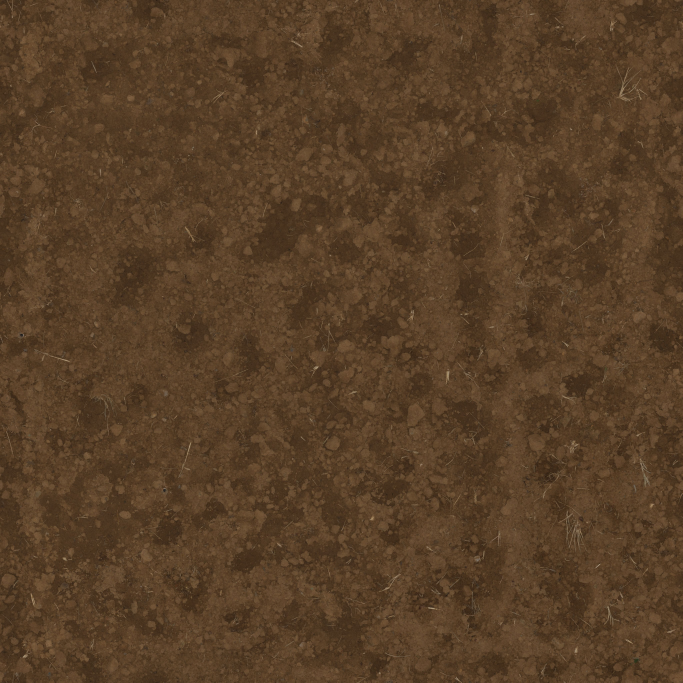
#> input picture source-assets/oimo-horihori/soil-original.jpg, 2048 x 2048 px (shown at 1/3 size)
$ python prepare-soil.py
#> lines starting #> are read from the running program, lines starting #| are printed output that depends on the picture
"""Pillowで調整済み原本から配信用の土を作る。原本は変更しない。"""
from pathlib import Path
import hashlib
import json
import math
from PIL import Image, ImageChops, ImageDraw, ImageEnhance, ImageFilter

source_dir = Path(__file__).resolve().parent
output_dir = source_dir.parent.parent / 'src/oimo-horihori/assets'
original = source_dir / 'soil-original.jpg'
image = Image.open(original).convert('RGB').resize((1024, 1024), Image.Resampling.LANCZOS)
# 両端を同じ値に寄せ、繰り返し境界の明暗差だけを抑える。
pixels = image.load()
for axis in (0, 1):
    for position in range(1024):
        for offset in range(48):
            a = (offset, position) if axis == 0 else (position, offset)
            b = (1023-offset, position) if axis == 0 else (position, 1023-offset)
            left, right = pixels[a], pixels[b]
            weight = (1-offset/48)**2 * 0.5
            pixels[a] = tuple(round(l*(1-weight)+r*weight) for l,r in zip(left,right))
            pixels[b] = tuple(round(r*(1-weight)+l*weight) for l,r in zip(left,right))
surface = ImageEnhance.Contrast(image).enhance(0.85)
surface = ImageEnhance.Brightness(surface).enhance(1.65)
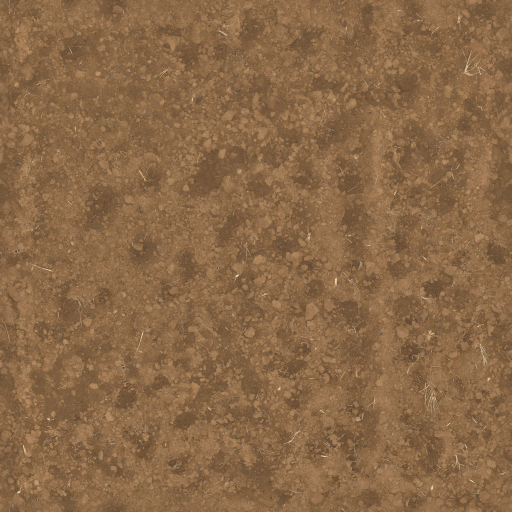
#> surface: PIL image 1024x1024 RGB (shown at 1/2 size); mean R, G, B 138.4, 104.3, 71.2
surface = Image.blend(surface, Image.new('RGB', surface.size, '#c18b50'), 0.12)
surface.save(output_dir / 'soil-surface.webp', quality=82, method=6)
depth = ImageEnhance.Contrast(image).enhance(0.65)
depth = ImageEnhance.Brightness(depth).enhance(0.9)
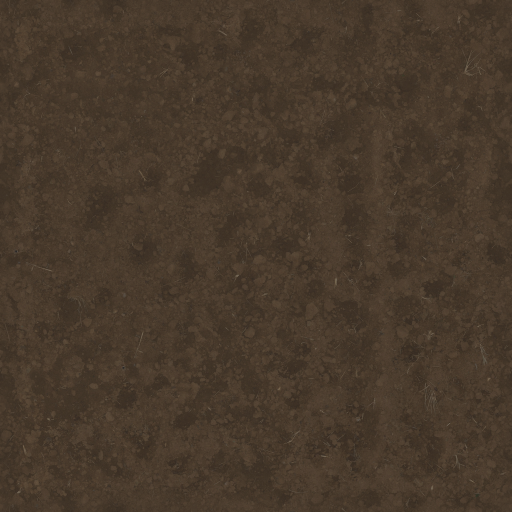
#> depth: PIL image 1024x1024 RGB (shown at 1/2 size); mean R, G, B 71.8, 57.5, 43.7
depth = Image.blend(depth, Image.new('RGB', depth.size, '#815438'), 0.25)
depth.save(output_dir / 'soil-depth.webp', quality=78, method=6)
# 異なる位置を切り出して不規則な輪郭と陰影を付ける。各セルは透過の余白を含む。
sheet = Image.new('RGBA', (384, 96))
#> sheet: PIL image 384x96 RGBA; every value is 0
for i, (x,y) in enumerate(((90,120), (610,240), (350,700), (780,800))):
    crop = surface.crop((x,y,x+96,y+96)).convert('RGBA')
    mask = Image.new('L', (96,96))
    points = []
    for n in range(14):
        angle = n*math.tau/14
        radius = 31 + 6*math.sin(n*2.7+i*1.9)
        points.append((48+radius*math.cos(angle), 48+radius*0.8*math.sin(angle)))
    ImageDraw.Draw(mask).polygon(points, fill=255)
    mask = mask.filter(ImageFilter.GaussianBlur(0.65))
    light = Image.new('RGB', (96,96))
    draw = ImageDraw.Draw(light)
    for row in range(96):
        value = round(255-row*0.95)
        draw.line((0,row,96,row), fill=(value,value,value))
    crop = ImageChops.multiply(crop, light.convert('RGBA'))
    crop.putalpha(mask)
    sheet.paste(crop, (96*i,0))
#> this loop made 4 passes
#> pass 1, `crop = surface.crop((x,y,x+96,y+96)).convert('RGBA')`:
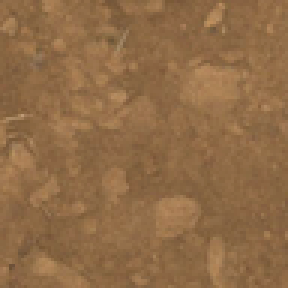
#> crop: PIL image 96x96 RGBA (shown 3 times larger); mean R, G, B, A 144.3, 107.7, 71.1, 255
#> after the loop:
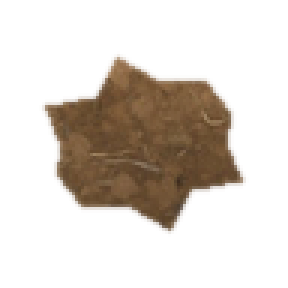
#> crop: PIL image 96x96 RGBA (shown 3 times larger); mean R, G, B, A 116.9, 87.4, 57.8, 64.5; transparent parts drawn white
#> after the loop:
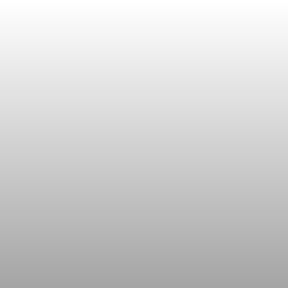
#> light: PIL image 96x96 RGB (shown 3 times larger); min 165, max 255, mean 209.9
#> after the loop:
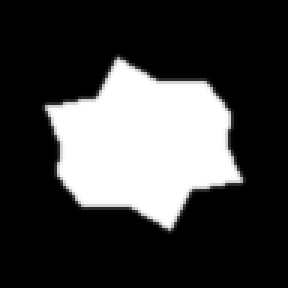
#> mask: PIL image 96x96 L (shown 3 times larger); min 0, max 255, mean 64.5
#> after the loop:
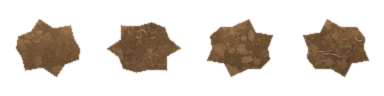
#> sheet: PIL image 384x96 RGBA; mean R, G, B, A 117.2, 87.4, 57.7, 65.1; transparent parts drawn white
sheet.save(output_dir / 'soil-clods.webp', quality=85, method=6)
files = [original] + [output_dir / name for name in ('soil-surface.webp','soil-depth.webp','soil-clods.webp')]
records = []
for path in files:
    with Image.open(path) as asset:
#> asset is the input picture: PIL image 2048x2048 RGB; mean R, G, B 87.6, 63.2, 39.6
#> (the run stopped early here; a loop or call above may not have finished)
